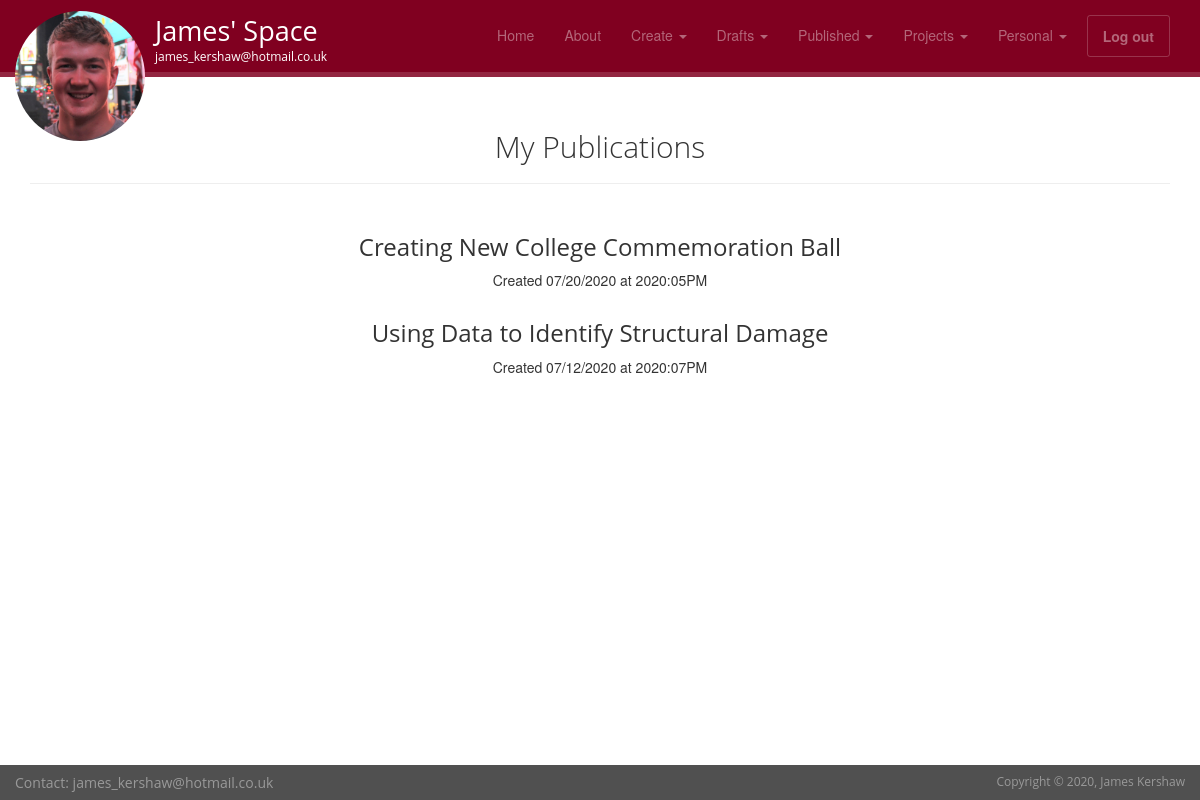
/published (signed in), run on an earlier commit of the app's database.
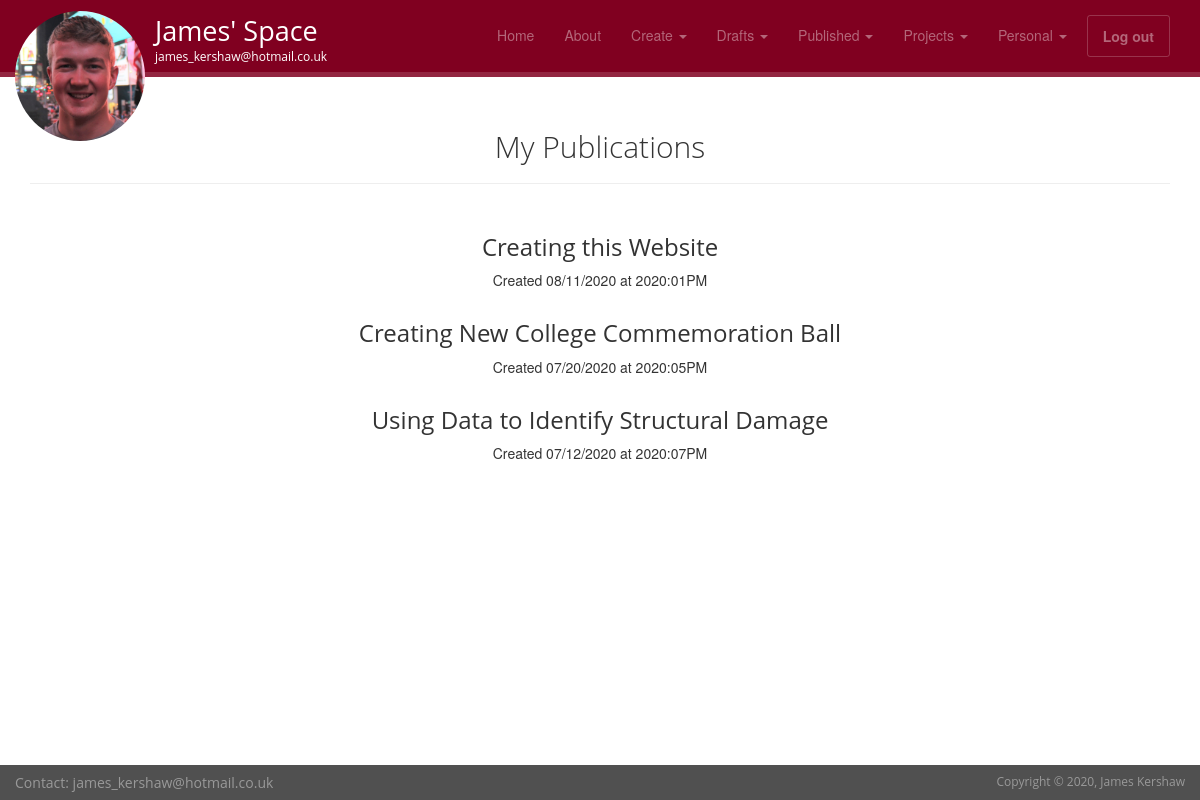
And on a later commit of the database.
### main.py (models this page shows, shortened)
class Entry(flask_db.Model):
    title = CharField()
    slug = CharField(unique=True)
    image = TextField()
    description = TextField()
    tech_logos = TextField()
    content = TextField()
    published = BooleanField(index=True)
    timestamp = DateTimeField(default=datetime.datetime.now, index=True)
    @classmethod
    def public(cls):
        return Entry.select().where(Entry.published == True)

### main.py (the view)
@app.route('/published')
@login_required
def published():
    query = Entry.public().order_by(Entry.timestamp.desc())
    return object_list('published.html', query, check_bounds=False)

### main.py (called while the page is built)
def login_required(fn):
    @functools.wraps(fn)
    def inner(*args, **kwargs):
        if session.get('logged_in'):
            return fn(*args, **kwargs)
        return redirect(url_for('login', next=request.path))
    return inner

### templates/published.html (shortened to what this page needs)
{% extends "styles.html" %}
{% block content %}
<header id="head" class="tertiary"></header>
	<div class="container text-center bg-dark">
		<h2 class="thin">My Publications</h2>
		<hr style="width:100%">
	</div>
    <div class="container text-center">
        {% for entry in object_list %}
        <h3>
          <a href="{{ url_for('edit', slug=entry.slug) }}">
            {{ entry.title }}
          </a>
        </h3>
        <p>Created {{ entry.timestamp.strftime('%m/%d/%Y at %G:%I%p') }}</p>
        {% else %}
        <p>No entries have been created yet.</p>
        {% endfor %}
    </div>
{% endblock %}

### templates/styles.html (shortened to what this page needs)
<!DOCTYPE html>
<html lang="en">
<head>
	<link rel="stylesheet" media="screen" href="./static/css">
	<link rel="stylesheet" href="/static/css/bootstrap.min.css">
	<link rel="stylesheet" href="/static/css/bootstrap-theme.css" media="screen">
	<link rel="stylesheet" href="/static/css/main.css">
</head>
<body class="Site" style="">
	<div class="navbar navbar-fixed-top headroom navbar-inverse">
		<div class="container align-middle">
			<div class="navbar-header">
				<div class="navbar-brand">
					<div class="container" style = "height: 50px; width: 210px; padding-left: 15px;">
						<div class="row">
							<div class="logo">
								<a href="/">
									<img id="headshot" src="/static/images/general/james_headshot_cropped_2.jpg" class="img-fluid" alt="Sample project image" height="130" width="130" style = "border-radius: 50%; clip: rect(0,100px,0,100px);">
								</a>
							</div>
							<div class="logo2">
								<div class="col-xs-1"></div>
								<div class="col-xs-11">
									<a style = "font-size: 27px; color:white; text-decoration:none;"; href="/">James' Space</a><br>
									<a style = "font-size: 12px; color:white;"; href="mailto:#">james_kershaw@hotmail.co.uk</a>
								</div>
							</div>
						</div>
					</div>
				</div>
			</div>
			<div class="navbar-collapse collapse">
				<ul class="nav navbar-nav pull-right">
					{% if session.logged_in %}
					<li><a href="/">Home</a></li>
					<li><a href="/about">About</a></li>
					<li class="dropdown">
						<a href="#" class="dropdown-toggle" data-toggle="dropdown">Create <b class="caret"></b></a>
					<li class="dropdown">
						<a href="#" class="dropdown-toggle" data-toggle="dropdown">Drafts <b class="caret"></b></a>
					<li class="dropdown">
						<a href="#" class="dropdown-toggle" data-toggle="dropdown">Published <b class="caret"></b></a>
					<li class="dropdown">
						<a href="#" class="dropdown-toggle" data-toggle="dropdown">Projects <b class="caret"></b></a>
					<li class="dropdown">
						<a href="#" class="dropdown-toggle" data-toggle="dropdown">Personal <b class="caret"></b></a>
					<li><a class="btn" href="/logout">Log out</a></li>
					{% endif %}
				</ul>
			</div>
		</div>
	</div>
	<main class="Site-content">
	{% block content %}{% endblock %}
	</main>
	<footer id="footer" class="top-space">
		<div class="footer">
			<div class="container-fluid">
				<div class="row">
					<div class="col-xs-6">
						<div class="text-left">
							<h5>Contact: <a href="mailto:#">james_kershaw@hotmail.co.uk</a> </h5>
						</div>
					</div>
					<div class="col-xs-6">
						<div class="text-right">
							<h6>Copyright &copy; 2020, James Kershaw</h6>
						</div>
					</div>
				</div>
			</div>
		</div>
	</footer>
</body>
</html>

### static/css/main.css (style rules this page uses)
.Site { display: flex; flex-direction: column; height: 100%; }
.Site-content { flex: 1 0 auto; padding: var(--space) var(--space) 0; width: 100%; }
.Site-content::after { content: '\00a0'; display: block; margin-top: var(--space); height: 0px; visibility: hidden; }
.logo { position: fixed; top: 19px; left: 15px; display: inline; }
.logo2 { position: fixed; top: 20px; left: 140px; display: inline; }
a, a:hover, a:focus { color: inherit; text-decoration: none; transition: all 0.3s; }
#head { background-color: white; background-size: 300px 100px; height:300px; text-align: center; padding-top:160px; color:black; font-family:"Open sans", Helvetica, Arial; font-weight:300; }
#head.tertiary { height:20px; padding-top:20px; }
.headroom { -webkit-transition: all 0.4s ease-out; -moz-transition: all 0.4s ease-out; -o-transition: all 0.4s ease-out; transition: all 0.4s ease-out; }
h1, h2, h3, h4, h5, h6 { font-family:"Open sans", Helvetica, Arial; }
h1, .h1, h2, .h2, h3, .h3 { margin-top:30px; }
.thin { font-weight:300; }
.top-space { margin-top: 60px; }
img { max-width:100%; }
.footer { background: #505050; padding: 0 0 0 0; font-size: 12px; color: #999; width: 100%; z-index: 1000 }
html, body { height: 100%; }
body { display: flex; flex-direction: column; }

What changed in the data, as far as the page shows it:
added Entry: title "Creating this Website", timestamp "08/11/2020 at 2020:01PM"
